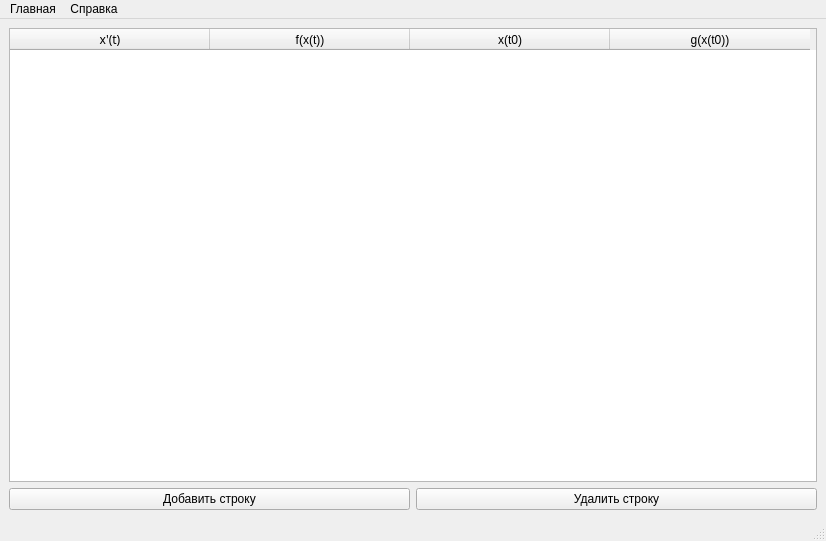
<?xml version="1.0" encoding="UTF-8"?>
<ui version="4.0">
 <class>MainWindow</class>
 <widget class="QMainWindow" name="MainWindow">
  <property name="geometry">
   <rect>
    <x>0</x>
    <y>0</y>
    <width>826</width>
    <height>541</height>
   </rect>
  </property>
  <property name="windowTitle">
   <string>Приложение по Практикуму</string>
  </property>
  <widget class="QWidget" name="centralwidget">
   <layout class="QVBoxLayout" name="verticalLayout">
    <item>
     <widget class="QTableWidget" name="table">
      <property name="sizePolicy">
       <sizepolicy hsizetype="Expanding" vsizetype="Expanding">
        <horstretch>0</horstretch>
        <verstretch>0</verstretch>
       </sizepolicy>
      </property>
      <attribute name="horizontalHeaderCascadingSectionResizes">
       <bool>false</bool>
      </attribute>
      <attribute name="horizontalHeaderDefaultSectionSize">
       <number>200</number>
      </attribute>
      <column>
       <property name="text">
        <string>x'(t)</string>
       </property>
       <property name="font">
        <font>
         <family>Segoe UI Semilight</family>
        </font>
       </property>
      </column>
      <column>
       <property name="text">
        <string>f(x(t))</string>
       </property>
      </column>
      <column>
       <property name="text">
        <string>x(t0)</string>
       </property>
      </column>
      <column>
       <property name="text">
        <string>g(x(t0))</string>
       </property>
      </column>
     </widget>
    </item>
    <item>
     <layout class="QHBoxLayout" name="horizontalLayout">
      <item>
       <widget class="QPushButton" name="add_string">
        <property name="text">
         <string>Добавить строку</string>
        </property>
       </widget>
      </item>
      <item>
       <widget class="QPushButton" name="del_string">
        <property name="text">
         <string>Удалить строку</string>
        </property>
       </widget>
      </item>
     </layout>
    </item>
   </layout>
  </widget>
  <widget class="QMenuBar" name="menubar">
   <property name="geometry">
    <rect>
     <x>0</x>
     <y>0</y>
     <width>826</width>
     <height>26</height>
    </rect>
   </property>
   <widget class="QMenu" name="_menu">
    <property name="title">
     <string>Главная</string>
    </property>
    <addaction name="load_system_action"/>
    <addaction name="save_system_action"/>
   </widget>
   <widget class="QMenu" name="reference_menu">
    <property name="title">
     <string>Справка</string>
    </property>
    <addaction name="help_action"/>
    <addaction name="about_action"/>
   </widget>
   <addaction name="_menu"/>
   <addaction name="reference_menu"/>
  </widget>
  <widget class="QStatusBar" name="statusbar"/>
  <action name="help_action">
   <property name="text">
    <string>Помощь</string>
   </property>
  </action>
  <action name="about_action">
   <property name="text">
    <string>Об авторе</string>
   </property>
  </action>
  <action name="load_system_action">
   <property name="text">
    <string>Загрузить систему</string>
   </property>
  </action>
  <action name="save_system_action">
   <property name="text">
    <string>Сохранить систему</string>
   </property>
  </action>
 </widget>
 <resources/>
 <connections/>
</ui>
